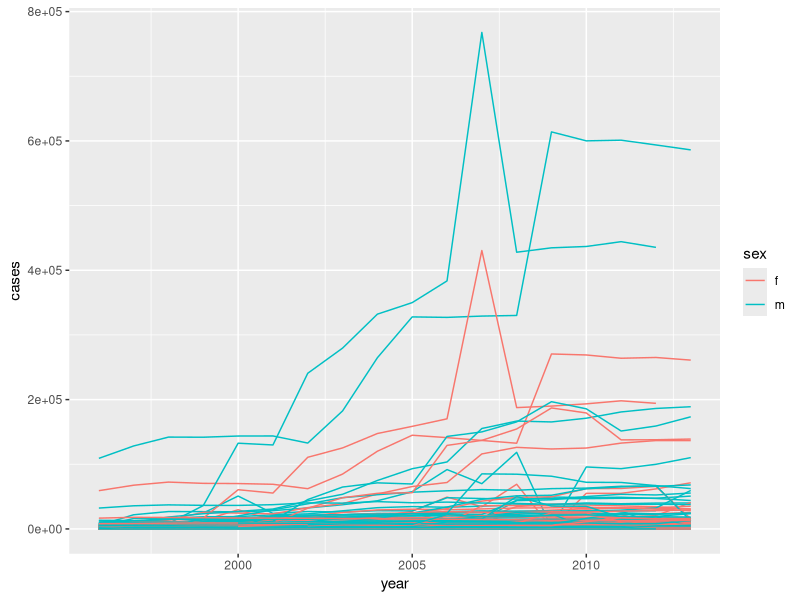

Reproduce this figure in R.
## ---- chunk 1
knitr::opts_chunk$set(echo = TRUE)
## ---- chunk 2
library(tidyverse)
library(tidyr)
who

who1 <- who %>% 
  gather(new_sp_m014:newrel_f65, key = "key", value = "cases", na.rm = TRUE)
who1

who1 %>% 
  count(key)

who2 <- who1 %>% 
  mutate(key = stringr::str_replace(key, "newrel", "new_rel"))
who2

who3 <- who2 %>% 
  separate(key, c("new", "type", "sexage"), sep = "_")
who3

who3 %>% 
  count(new)

who4 <- who3 %>% 
  select(-new, -iso2, -iso3)

who5 <- who4 %>% 
  separate(sexage, c("sex", "age"), sep = 1)
who5
## ---- chunk 3
select(who3, country, iso2, iso3) %>%
  distinct() %>%
  group_by(country) %>%
  filter(n() > 1)
## ---- chunk 4
who5 %>%
  group_by(country, year, sex) %>%
  filter(year > 1995) %>%
  summarise(cases = sum(cases)) %>%
  unite(country_sex, country, sex, remove = FALSE) %>%
  ggplot(aes(x = year, y = cases, group = country_sex, colour = sex)) +
  geom_line()
